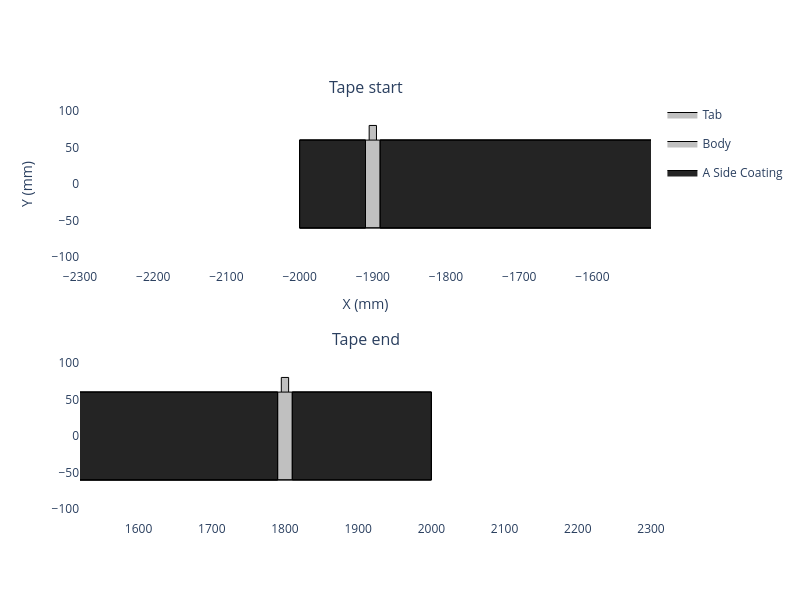
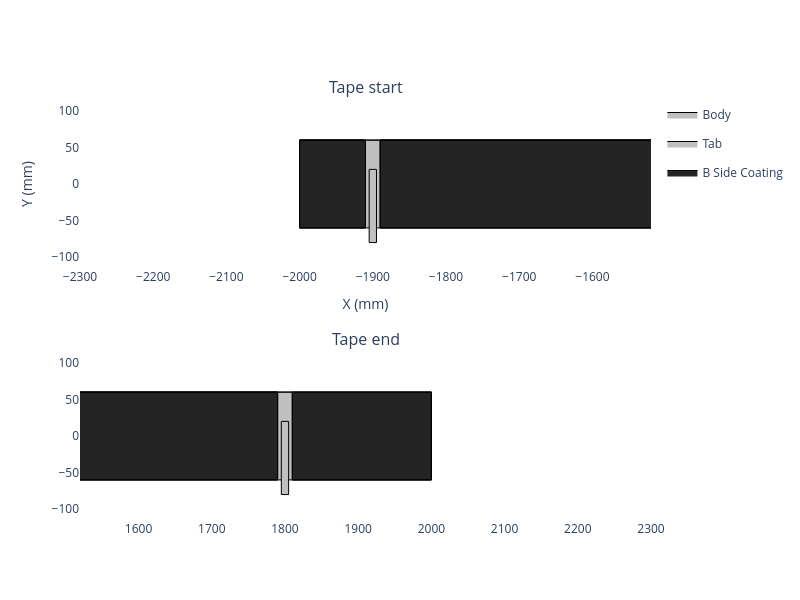
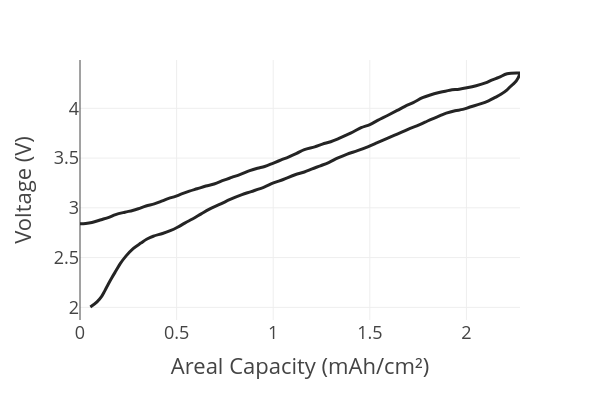

The cell these charts' notebook holds for them, in order:
### Code cell
# create the el

insulation_material = InsulationMaterial.from_database("Aluminium Oxide, 95%")

my_cathode = Cathode(
    formulation=cathode_formulation,
    current_collector=cathode_current_collector,
    calender_density=3,
    mass_loading=15,
    insulation_thickness=3,
    name='Cell 4'
)

my_cathode.get_top_down_view(width=800, height=600).show()
my_cathode.get_b_side_view(width=800, height=600).show()
my_cathode.plot_half_cell_curve(areal=True, width=600, height=400).show()

### Figure 1 — Plotly figure (JSON) as saved in the notebook; plotly's stock layout.template omitted (floating-point values rounded to 4 significant figures)
{"data": [{"fill": "toself", "fillcolor": "#C0C0C0", "legendgroup": "Tab", "line": {"color": "black", "width": 1}, "mode": "lines", "name": "Tab", "showlegend": true, "type": "scatter", "x": [-1905.0, -1905.0, -1895.0, -1895.0, -1905.0], "xaxis": "x", "y": [-20.0, 80.0, 80.0, -20.0, -20.0], "yaxis": "y"}, {"fill": "toself", "fillcolor": "#C0C0C0", "legendgroup": "Tab", "line": {"color": "black", "width": 1}, "mode": "lines", "name": "Tab", "showlegend": false, "type": "scatter", "x": [-1905.0, -1905.0, -1895.0, -1895.0, -1905.0], "xaxis": "x2", "y": [-20.0, 80.0, 80.0, -20.0, -20.0], "yaxis": "y2"}, {"fill": "toself", "fillcolor": "#C0C0C0", "legendgroup": "Tab", "line": {"color": "black", "width": 1}, "mode": "lines", "name": "Tab", "showlegend": false, "type": "scatter", "x": [-1505.0, -1505.0, -1495.0, -1495.0, -1505.0], "xaxis": "x", "y": [-20.0, 80.0, 80.0, -20.0, -20.0], "yaxis": "y"}, {"fill": "toself", "fillcolor": "#C0C0C0", "legendgroup": "Tab", "line": {"color": "black", "width": 1}, "mode": "lines", "name": "Tab", "showlegend": false, "type": "scatter", "x": [-1505.0, -1505.0, -1495.0, -1495.0, -1505.0], "xaxis": "x2", "y": [-20.0, 80.0, 80.0, -20.0, -20.0], "yaxis": "y2"}, {"fill": "toself", "fillcolor": "#C0C0C0", "legendgroup": "Tab", "line": {"color": "black", "width": 1}, "mode": "lines", "name": "Tab", "showlegend": false, "type": "scatter", "x": [-505.0, -505.0, -495.0, -495.0, -505.0], "xaxis": "x", "y": [-20.0, 80.0, 80.0, -20.0, -20.0], "yaxis": "y"}, {"fill": "toself", "fillcolor": "#C0C0C0", "legendgroup": "Tab", "line": {"color": "black", "width": 1}, "mode": "lines", "name": "Tab", "showlegend": false, "type": "scatter", "x": [-505.0, -505.0, -495.0, -495.0, -505.0], "xaxis": "x2", "y": [-20.0, 80.0, 80.0, -20.0, -20.0], "yaxis": "y2"}, {"fill": "toself", "fillcolor": "#C0C0C0", "legendgroup": "Tab", "line": {"color": "black", "width": 1}, "mode": "lines", "name": "Tab", "showlegend": false, "type": "scatter", "x": [495.0, 495.0, 505.0, 505.0, 495.0], "xaxis": "x", "y": [-20.0, 80.0, 80.0, -20.0, -20.0], "yaxis": "y"}, {"fill": "toself", "fillcolor": "#C0C0C0", "legendgroup": "Tab", "line": {"color": "black", "width": 1}, "mode": "lines", "name": "Tab", "showlegend": false, "type": "scatter", "x": [495.0, 495.0, 505.0, 505.0, 495.0], "xaxis": "x2", "y": [-20.0, 80.0, 80.0, -20.0, -20.0], "yaxis": "y2"}, {"fill": "toself", "fillcolor": "#C0C0C0", "legendgroup": "Tab", "line": {"color": "black", "width": 1}, "mode": "lines", "name": "Tab", "showlegend": false, "type": "scatter", "x": [1495.0, 1495.0, 1505.0, 1505.0, 1495.0], "xaxis": "x", "y": [-20.0, 80.0, 80.0, -20.0, -20.0], "yaxis": "y"}, {"fill": "toself", "fillcolor": "#C0C0C0", "legendgroup": "Tab", "line": {"color": "black", "width": 1}, "mode": "lines", "name": "Tab", "showlegend": false, "type": "scatter", "x": [1495.0, 1495.0, 1505.0, 1505.0, 1495.0], "xaxis": "x2", "y": [-20.0, 80.0, 80.0, -20.0, -20.0], "yaxis": "y2"}, {"fill": "toself", "fillcolor": "#C0C0C0", "legendgroup": "Tab", "line": {"color": "black", "width": 1}, "mode": "lines", "name": "Tab", "showlegend": false, "type": "scatter", "x": [1795.0, 1795.0, 1805.0, 1805.0, 1795.0], "xaxis": "x", "y": [-20.0, 80.0, 80.0, -20.0, -20.0], "yaxis": "y"}, {"fill": "toself", "fillcolor": "#C0C0C0", "legendgroup": "Tab", "line": {"color": "black", "width": 1}, "mode": "lines", "name": "Tab", "showlegend": false, "type": "scatter", "x": [1795.0, 1795.0, 1805.0, 1805.0, 1795.0], "xaxis": "x2", "y": [-20.0, 80.0, 80.0, -20.0, -20.0], "yaxis": "y2"}, {"fill": "toself", "fillcolor": "#C0C0C0", "legendgroup": "Body", "line": {"color": "black", "width": 1}, "mode": "lines", "name": "Body", "showlegend": true, "type": "scatter", "x": [-2000.0, -2000.0, 2000.0, 2000.0, -2000.0], "xaxis": "x", "y": [-60.0, 60.0, 60.0, -60.0, -60.0], "yaxis": "y"}, {"fill": "toself", "fillcolor": "#C0C0C0", "legendgroup": "Body", "line": {"color": "black", "width": 1}, "mode": "lines", "name": "Body", "showlegend": false, "type": "scatter", "x": [-2000.0, -2000.0, 2000.0, 2000.0, -2000.0], "xaxis": "x2", "y": [-60.0, 60.0, 60.0, -60.0, -60.0], "yaxis": "y2"}, {"fill": "toself", "fillcolor": "#242424", "legendgroup": "A Side Coating", "line": {"color": "black", "width": 1}, "mode": "lines", "name": "A Side Coating", "showlegend": true, "type": "scatter", "x": [-2000.0, -1910.0, -1910.0, -2000.0, -2000.0, NaN, -1890.0, -1510.0, -1510.0, -1890.0, -1890.0, NaN, -1490.0, -510.0, -510.0, -1490.0, -1490.0, NaN, -490.0, 490.0, 490.0, -490.0, -490.0, NaN, 510.0, 1490.0, 1490.0, 510.0, 510.0, NaN, 1510.0, 1790.0, 1790.0, 1510.0, 1510.0, NaN, 1810.0, 2000.0, 2000.0, 1810.0, 1810.0, -2000.0, -1910.0, -1910.0, -2000.0, -2000.0, NaN, -1890.0, -1510.0, -1510.0, -1890.0, -1890.0, NaN, -1490.0, -510.0, -510.0, -1490.0, -1490.0, NaN, -490.0, 490.0, 490.0, -490.0, -490.0, NaN, 510.0, 1490.0, 1490.0, 510.0, 510.0, NaN, 1510.0, 1790.0, 1790.0, 1510.0, 1510.0, NaN, 1810.0, 2000.0, 2000.0, 1810.0, 1810.0], "xaxis": "x", "y": [-60.0, -60.0, 60.0, 60.0, -60.0, NaN, -60.0, -60.0, 60.0, 60.0, -60.0, NaN, -60.0, -60.0, 60.0, 60.0, -60.0, NaN, -60.0, -60.0, 60.0, 60.0, -60.0, NaN, -60.0, -60.0, 60.0, 60.0, -60.0, NaN, -60.0, -60.0, 60.0, 60.0, -60.0, NaN, -60.0, -60.0, 60.0, 60.0, -60.0, -60.0, -60.0, 60.0, 60.0, -60.0, NaN, -60.0, -60.0, 60.0, 60.0, -60.0, NaN, -60.0, -60.0, 60.0, 60.0, -60.0, NaN, -60.0, -60.0, 60.0, 60.0, -60.0, NaN, -60.0, -60.0, 60.0, 60.0, -60.0, NaN, -60.0, -60.0, 60.0, 60.0, -60.0, NaN, -60.0, -60.0, 60.0, 60.0, -60.0], "yaxis": "y"}, {"fill": "toself", "fillcolor": "#242424", "legendgroup": "A Side Coating", "line": {"color": "black", "width": 1}, "mode": "lines", "name": "A Side Coating", "showlegend": false, "type": "scatter", "x": [-2000.0, -1910.0, -1910.0, -2000.0, -2000.0, NaN, -1890.0, -1510.0, -1510.0, -1890.0, -1890.0, NaN, -1490.0, -510.0, -510.0, -1490.0, -1490.0, NaN, -490.0, 490.0, 490.0, -490.0, -490.0, NaN, 510.0, 1490.0, 1490.0, 510.0, 510.0, NaN, 1510.0, 1790.0, 1790.0, 1510.0, 1510.0, NaN, 1810.0, 2000.0, 2000.0, 1810.0, 1810.0, -2000.0, -1910.0, -1910.0, -2000.0, -2000.0, NaN, -1890.0, -1510.0, -1510.0, -1890.0, -1890.0, NaN, -1490.0, -510.0, -510.0, -1490.0, -1490.0, NaN, -490.0, 490.0, 490.0, -490.0, -490.0, NaN, 510.0, 1490.0, 1490.0, 510.0, 510.0, NaN, 1510.0, 1790.0, 1790.0, 1510.0, 1510.0, NaN, 1810.0, 2000.0, 2000.0, 1810.0, 1810.0], "xaxis": "x2", "y": [-60.0, -60.0, 60.0, 60.0, -60.0, NaN, -60.0, -60.0, 60.0, 60.0, -60.0, NaN, -60.0, -60.0, 60.0, 60.0, -60.0, NaN, -60.0, -60.0, 60.0, 60.0, -60.0, NaN, -60.0, -60.0, 60.0, 60.0, -60.0, NaN, -60.0, -60.0, 60.0, 60.0, -60.0, NaN, -60.0, -60.0, 60.0, 60.0, -60.0, -60.0, -60.0, 60.0, 60.0, -60.0, NaN, -60.0, -60.0, 60.0, 60.0, -60.0, NaN, -60.0, -60.0, 60.0, 60.0, -60.0, NaN, -60.0, -60.0, 60.0, 60.0, -60.0, NaN, -60.0, -60.0, 60.0, 60.0, -60.0, NaN, -60.0, -60.0, 60.0, 60.0, -60.0, NaN, -60.0, -60.0, 60.0, 60.0, -60.0], "yaxis": "y2"}], "layout": {"annotations": [{"font": {"size": 16}, "showarrow": false, "text": "Tape start", "x": 0.5, "xanchor": "center", "xref": "paper", "y": 1.0, "yanchor": "bottom", "yref": "paper"}, {"font": {"size": 16}, "showarrow": false, "text": "Tape end", "x": 0.5, "xanchor": "center", "xref": "paper", "y": 0.4, "yanchor": "bottom", "yref": "paper"}], "height": 600, "paper_bgcolor": "white", "plot_bgcolor": "white", "width": 800, "xaxis": {"anchor": "y", "domain": [0.0, 1.0], "range": [-2300.0, -1520.0], "scaleanchor": "y", "showgrid": false, "title": {"text": "X (mm)"}, "zeroline": false}, "xaxis2": {"anchor": "y2", "domain": [0.0, 1.0], "range": [1520.0, 2300.0], "scaleanchor": "y2"}, "yaxis": {"anchor": "x", "domain": [0.6, 1.0], "range": [-60.0, 60.0], "showgrid": false, "title": {"text": "Y (mm)"}, "zeroline": false}, "yaxis2": {"anchor": "x2", "domain": [0.0, 0.4], "range": [-60.0, 60.0]}}}

### Figure 2 — Plotly figure (JSON) as saved in the notebook; plotly's stock layout.template omitted (floating-point values rounded to 4 significant figures)
{"data": [{"fill": "toself", "fillcolor": "#C0C0C0", "legendgroup": "Body", "line": {"color": "black", "width": 1}, "mode": "lines", "name": "Body", "showlegend": true, "type": "scatter", "x": [-2000.0, -2000.0, 2000.0, 2000.0, -2000.0], "xaxis": "x", "y": [60.0, -60.0, -60.0, 60.0, 60.0], "yaxis": "y"}, {"fill": "toself", "fillcolor": "#C0C0C0", "legendgroup": "Body", "line": {"color": "black", "width": 1}, "mode": "lines", "name": "Body", "showlegend": false, "type": "scatter", "x": [-2000.0, -2000.0, 2000.0, 2000.0, -2000.0], "xaxis": "x2", "y": [60.0, -60.0, -60.0, 60.0, 60.0], "yaxis": "y2"}, {"fill": "toself", "fillcolor": "#C0C0C0", "legendgroup": "Tab", "line": {"color": "black", "width": 1}, "mode": "lines", "name": "Tab", "showlegend": true, "type": "scatter", "x": [-1905.0, -1905.0, -1895.0, -1895.0, -1905.0], "xaxis": "x", "y": [20.0, -80.0, -80.0, 20.0, 20.0], "yaxis": "y"}, {"fill": "toself", "fillcolor": "#C0C0C0", "legendgroup": "Tab", "line": {"color": "black", "width": 1}, "mode": "lines", "name": "Tab", "showlegend": false, "type": "scatter", "x": [-1905.0, -1905.0, -1895.0, -1895.0, -1905.0], "xaxis": "x2", "y": [20.0, -80.0, -80.0, 20.0, 20.0], "yaxis": "y2"}, {"fill": "toself", "fillcolor": "#C0C0C0", "legendgroup": "Tab", "line": {"color": "black", "width": 1}, "mode": "lines", "name": "Tab", "showlegend": false, "type": "scatter", "x": [-1505.0, -1505.0, -1495.0, -1495.0, -1505.0], "xaxis": "x", "y": [20.0, -80.0, -80.0, 20.0, 20.0], "yaxis": "y"}, {"fill": "toself", "fillcolor": "#C0C0C0", "legendgroup": "Tab", "line": {"color": "black", "width": 1}, "mode": "lines", "name": "Tab", "showlegend": false, "type": "scatter", "x": [-1505.0, -1505.0, -1495.0, -1495.0, -1505.0], "xaxis": "x2", "y": [20.0, -80.0, -80.0, 20.0, 20.0], "yaxis": "y2"}, {"fill": "toself", "fillcolor": "#C0C0C0", "legendgroup": "Tab", "line": {"color": "black", "width": 1}, "mode": "lines", "name": "Tab", "showlegend": false, "type": "scatter", "x": [-505.0, -505.0, -495.0, -495.0, -505.0], "xaxis": "x", "y": [20.0, -80.0, -80.0, 20.0, 20.0], "yaxis": "y"}, {"fill": "toself", "fillcolor": "#C0C0C0", "legendgroup": "Tab", "line": {"color": "black", "width": 1}, "mode": "lines", "name": "Tab", "showlegend": false, "type": "scatter", "x": [-505.0, -505.0, -495.0, -495.0, -505.0], "xaxis": "x2", "y": [20.0, -80.0, -80.0, 20.0, 20.0], "yaxis": "y2"}, {"fill": "toself", "fillcolor": "#C0C0C0", "legendgroup": "Tab", "line": {"color": "black", "width": 1}, "mode": "lines", "name": "Tab", "showlegend": false, "type": "scatter", "x": [495.0, 495.0, 505.0, 505.0, 495.0], "xaxis": "x", "y": [20.0, -80.0, -80.0, 20.0, 20.0], "yaxis": "y"}, {"fill": "toself", "fillcolor": "#C0C0C0", "legendgroup": "Tab", "line": {"color": "black", "width": 1}, "mode": "lines", "name": "Tab", "showlegend": false, "type": "scatter", "x": [495.0, 495.0, 505.0, 505.0, 495.0], "xaxis": "x2", "y": [20.0, -80.0, -80.0, 20.0, 20.0], "yaxis": "y2"}, {"fill": "toself", "fillcolor": "#C0C0C0", "legendgroup": "Tab", "line": {"color": "black", "width": 1}, "mode": "lines", "name": "Tab", "showlegend": false, "type": "scatter", "x": [1495.0, 1495.0, 1505.0, 1505.0, 1495.0], "xaxis": "x", "y": [20.0, -80.0, -80.0, 20.0, 20.0], "yaxis": "y"}, {"fill": "toself", "fillcolor": "#C0C0C0", "legendgroup": "Tab", "line": {"color": "black", "width": 1}, "mode": "lines", "name": "Tab", "showlegend": false, "type": "scatter", "x": [1495.0, 1495.0, 1505.0, 1505.0, 1495.0], "xaxis": "x2", "y": [20.0, -80.0, -80.0, 20.0, 20.0], "yaxis": "y2"}, {"fill": "toself", "fillcolor": "#C0C0C0", "legendgroup": "Tab", "line": {"color": "black", "width": 1}, "mode": "lines", "name": "Tab", "showlegend": false, "type": "scatter", "x": [1795.0, 1795.0, 1805.0, 1805.0, 1795.0], "xaxis": "x", "y": [20.0, -80.0, -80.0, 20.0, 20.0], "yaxis": "y"}, {"fill": "toself", "fillcolor": "#C0C0C0", "legendgroup": "Tab", "line": {"color": "black", "width": 1}, "mode": "lines", "name": "Tab", "showlegend": false, "type": "scatter", "x": [1795.0, 1795.0, 1805.0, 1805.0, 1795.0], "xaxis": "x2", "y": [20.0, -80.0, -80.0, 20.0, 20.0], "yaxis": "y2"}, {"fill": "toself", "fillcolor": "#242424", "legendgroup": "B Side Coating", "line": {"color": "black", "width": 1}, "mode": "lines", "name": "B Side Coating", "showlegend": true, "type": "scatter", "x": [-2000.0, -1910.0, -1910.0, -2000.0, -2000.0, NaN, -1890.0, -1510.0, -1510.0, -1890.0, -1890.0, NaN, -1490.0, -510.0, -510.0, -1490.0, -1490.0, NaN, -490.0, 490.0, 490.0, -490.0, -490.0, NaN, 510.0, 1490.0, 1490.0, 510.0, 510.0, NaN, 1510.0, 1790.0, 1790.0, 1510.0, 1510.0, NaN, 1810.0, 2000.0, 2000.0, 1810.0, 1810.0, -2000.0, -1910.0, -1910.0, -2000.0, -2000.0, NaN, -1890.0, -1510.0, -1510.0, -1890.0, -1890.0, NaN, -1490.0, -510.0, -510.0, -1490.0, -1490.0, NaN, -490.0, 490.0, 490.0, -490.0, -490.0, NaN, 510.0, 1490.0, 1490.0, 510.0, 510.0, NaN, 1510.0, 1790.0, 1790.0, 1510.0, 1510.0, NaN, 1810.0, 2000.0, 2000.0, 1810.0, 1810.0], "xaxis": "x", "y": [60.0, 60.0, -60.0, -60.0, 60.0, NaN, 60.0, 60.0, -60.0, -60.0, 60.0, NaN, 60.0, 60.0, -60.0, -60.0, 60.0, NaN, 60.0, 60.0, -60.0, -60.0, 60.0, NaN, 60.0, 60.0, -60.0, -60.0, 60.0, NaN, 60.0, 60.0, -60.0, -60.0, 60.0, NaN, 60.0, 60.0, -60.0, -60.0, 60.0, 60.0, 60.0, -60.0, -60.0, 60.0, NaN, 60.0, 60.0, -60.0, -60.0, 60.0, NaN, 60.0, 60.0, -60.0, -60.0, 60.0, NaN, 60.0, 60.0, -60.0, -60.0, 60.0, NaN, 60.0, 60.0, -60.0, -60.0, 60.0, NaN, 60.0, 60.0, -60.0, -60.0, 60.0, NaN, 60.0, 60.0, -60.0, -60.0, 60.0], "yaxis": "y"}, {"fill": "toself", "fillcolor": "#242424", "legendgroup": "B Side Coating", "line": {"color": "black", "width": 1}, "mode": "lines", "name": "B Side Coating", "showlegend": false, "type": "scatter", "x": [-2000.0, -1910.0, -1910.0, -2000.0, -2000.0, NaN, -1890.0, -1510.0, -1510.0, -1890.0, -1890.0, NaN, -1490.0, -510.0, -510.0, -1490.0, -1490.0, NaN, -490.0, 490.0, 490.0, -490.0, -490.0, NaN, 510.0, 1490.0, 1490.0, 510.0, 510.0, NaN, 1510.0, 1790.0, 1790.0, 1510.0, 1510.0, NaN, 1810.0, 2000.0, 2000.0, 1810.0, 1810.0, -2000.0, -1910.0, -1910.0, -2000.0, -2000.0, NaN, -1890.0, -1510.0, -1510.0, -1890.0, -1890.0, NaN, -1490.0, -510.0, -510.0, -1490.0, -1490.0, NaN, -490.0, 490.0, 490.0, -490.0, -490.0, NaN, 510.0, 1490.0, 1490.0, 510.0, 510.0, NaN, 1510.0, 1790.0, 1790.0, 1510.0, 1510.0, NaN, 1810.0, 2000.0, 2000.0, 1810.0, 1810.0], "xaxis": "x2", "y": [60.0, 60.0, -60.0, -60.0, 60.0, NaN, 60.0, 60.0, -60.0, -60.0, 60.0, NaN, 60.0, 60.0, -60.0, -60.0, 60.0, NaN, 60.0, 60.0, -60.0, -60.0, 60.0, NaN, 60.0, 60.0, -60.0, -60.0, 60.0, NaN, 60.0, 60.0, -60.0, -60.0, 60.0, NaN, 60.0, 60.0, -60.0, -60.0, 60.0, 60.0, 60.0, -60.0, -60.0, 60.0, NaN, 60.0, 60.0, -60.0, -60.0, 60.0, NaN, 60.0, 60.0, -60.0, -60.0, 60.0, NaN, 60.0, 60.0, -60.0, -60.0, 60.0, NaN, 60.0, 60.0, -60.0, -60.0, 60.0, NaN, 60.0, 60.0, -60.0, -60.0, 60.0, NaN, 60.0, 60.0, -60.0, -60.0, 60.0], "yaxis": "y2"}], "layout": {"annotations": [{"font": {"size": 16}, "showarrow": false, "text": "Tape start", "x": 0.5, "xanchor": "center", "xref": "paper", "y": 1.0, "yanchor": "bottom", "yref": "paper"}, {"font": {"size": 16}, "showarrow": false, "text": "Tape end", "x": 0.5, "xanchor": "center", "xref": "paper", "y": 0.4, "yanchor": "bottom", "yref": "paper"}], "height": 600, "paper_bgcolor": "white", "plot_bgcolor": "white", "width": 800, "xaxis": {"anchor": "y", "domain": [0.0, 1.0], "range": [-2300.0, -1520.0], "scaleanchor": "y", "showgrid": false, "title": {"text": "X (mm)"}, "zeroline": false}, "xaxis2": {"anchor": "y2", "domain": [0.0, 1.0], "range": [1520.0, 2300.0], "scaleanchor": "y2"}, "yaxis": {"anchor": "x", "domain": [0.6, 1.0], "range": [-60.0, 60.0], "showgrid": false, "title": {"text": "Y (mm)"}, "zeroline": false}, "yaxis2": {"anchor": "x2", "domain": [0.0, 0.4], "range": [-60.0, 60.0]}}}

### Figure 3 — Plotly figure (JSON) as saved in the notebook; plotly's stock layout.template omitted (floating-point values rounded to 4 significant figures)
{"data": [{"hovertemplate": "Areal Capacity (mAh/cm²)=%{x}<br>Voltage (V)=%{y}<extra></extra>", "legendgroup": "", "line": {"color": "#242424", "dash": "solid", "shape": "spline"}, "marker": {"symbol": "circle"}, "mode": "lines", "name": "", "orientation": "v", "showlegend": false, "type": "scatter", "x": [0.0, 0.0294, 0.0614, 0.1095, 0.1495, 0.1842, 0.2323, 0.2723, 0.3017, 0.3417, 0.3844, 0.4218, 0.4592, 0.4939, 0.5259, 0.566, 0.606, 0.6514, 0.6941, 0.7449, 0.7849, 0.8303, 0.8784, 0.9184, 0.9558, 1.001, 1.041, 1.081, 1.121, 1.161, 1.215, 1.255, 1.298, 1.338, 1.378, 1.415, 1.455, 1.5, 1.54, 1.594, 1.642, 1.682, 1.725, 1.773, 1.813, 1.858, 1.914, 1.962, 2.002, 2.05, 2.099, 2.131, 2.168, 2.211, 2.277, 2.277, 2.277, 2.267, 2.251, 2.227, 2.211, 2.179, 2.149, 2.115, 2.072, 2.018, 1.981, 1.941, 1.896, 1.861, 1.821, 1.786, 1.743, 1.709, 1.674, 1.629, 1.575, 1.53, 1.492, 1.436, 1.383, 1.332, 1.29, 1.244, 1.201, 1.161, 1.113, 1.052, 1.001, 0.9531, 0.8864, 0.8383, 0.7769, 0.7289, 0.6674, 0.6274, 0.582, 0.5446, 0.5046, 0.4672, 0.4272, 0.3791, 0.3471, 0.315, 0.275, 0.2376, 0.2082, 0.1869, 0.1655, 0.1468, 0.1281, 0.1121, 0.0881, 0.0534], "xaxis": "x", "y": [2.839, 2.843, 2.853, 2.881, 2.905, 2.932, 2.957, 2.974, 2.991, 3.019, 3.039, 3.067, 3.095, 3.115, 3.14, 3.167, 3.191, 3.219, 3.24, 3.278, 3.305, 3.336, 3.374, 3.399, 3.416, 3.45, 3.481, 3.513, 3.547, 3.585, 3.613, 3.64, 3.664, 3.696, 3.73, 3.765, 3.806, 3.837, 3.879, 3.93, 3.979, 4.02, 4.058, 4.106, 4.134, 4.158, 4.182, 4.193, 4.207, 4.227, 4.255, 4.283, 4.31, 4.348, 4.355, 4.355, 4.348, 4.303, 4.258, 4.217, 4.186, 4.141, 4.11, 4.075, 4.044, 4.013, 3.989, 3.975, 3.951, 3.924, 3.892, 3.861, 3.823, 3.799, 3.768, 3.73, 3.685, 3.647, 3.616, 3.575, 3.54, 3.499, 3.457, 3.423, 3.392, 3.361, 3.333, 3.285, 3.25, 3.209, 3.164, 3.133, 3.084, 3.039, 2.984, 2.939, 2.888, 2.849, 2.805, 2.77, 2.742, 2.715, 2.687, 2.646, 2.591, 2.514, 2.439, 2.369, 2.3, 2.235, 2.166, 2.111, 2.055, 2.003], "yaxis": "y"}], "layout": {"height": 400, "legend": {"tracegroupgap": 0}, "margin": {"t": 60}, "width": 600, "xaxis": {"anchor": "y", "domain": [0.0, 1.0], "title": {"text": "Areal Capacity (mAh/cm²)"}}, "yaxis": {"anchor": "x", "domain": [0.0, 1.0], "title": {"text": "Voltage (V)"}}}}
